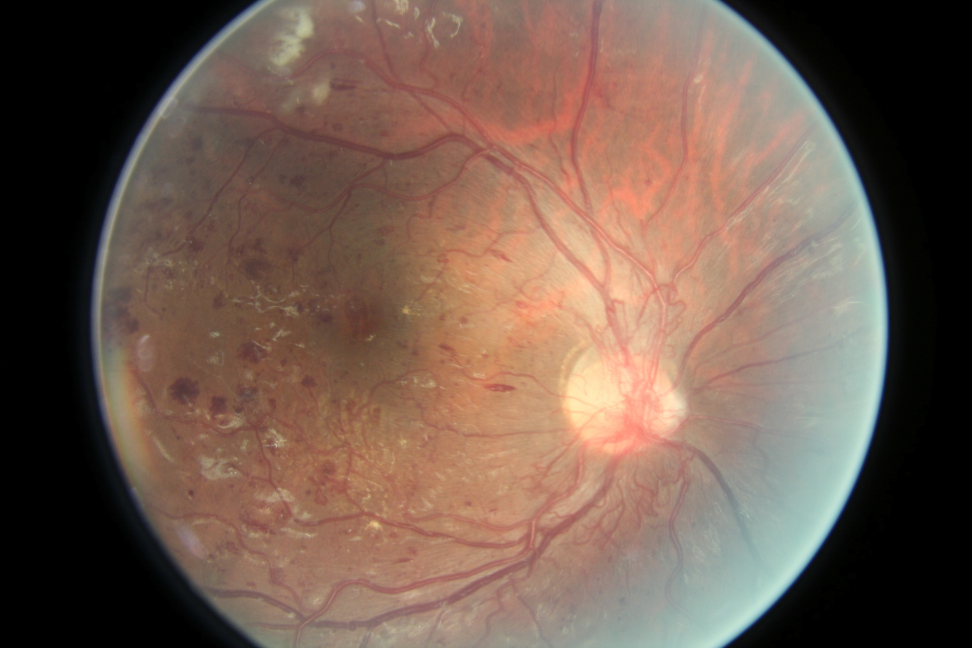
%> input picture 16_left.jpeg, 3888 x 2592 px (shown at 1/4 size)
$ octave Extraction_of_Hemorhhages_feature2.m   (GNU Octave 9; MATLAB toolbox functions it lacks are replaced by stand-ins)
%> lines starting %> are read from the running program, lines starting %| are printed output that depends on the picture; in (x1, y1, x2, y2) boxes, pixels count from 0 and x2, y2 are one past the last pixel; in counts of white or black regions, pixels touching at a corner belong together; the program's own positions count from 1
% Hemmorhages
I = imread('C:\Users\SHRUTI\Desktop\Project\diabetic-retinopathy-master\Image processing\16_left.jpeg');
greenC = I(:,:,2);
comp = imcomplement(greenC);
histe = adapthisteq(comp);
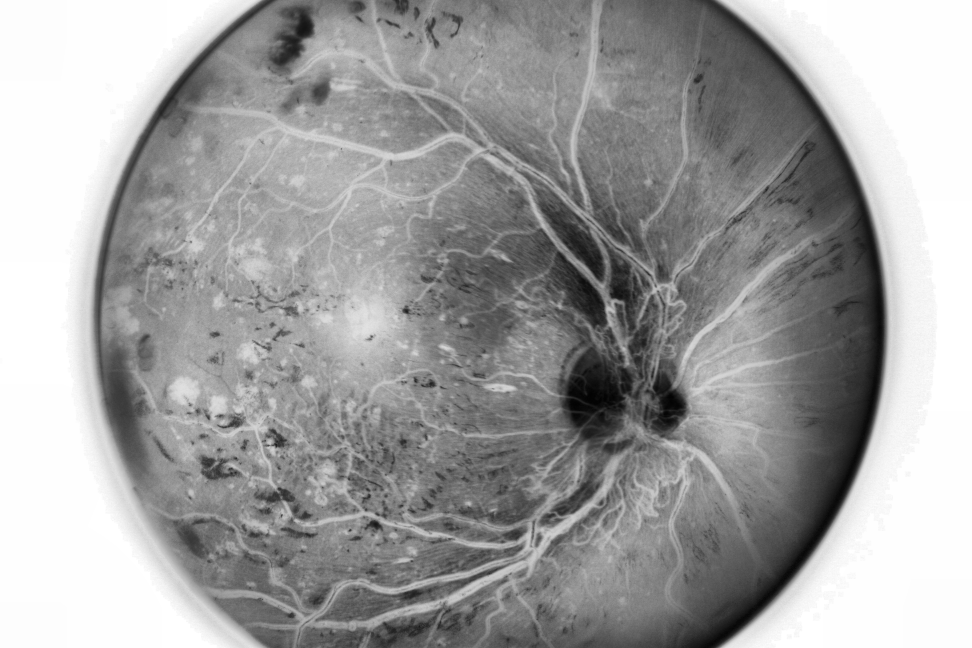
%> histe: size 2592x3888 uint8 (shown at 1/4 size); min 0, max 255, mean 160
adjustImage = imadjust(histe,[],[],6);
comp = imcomplement(adjustImage);
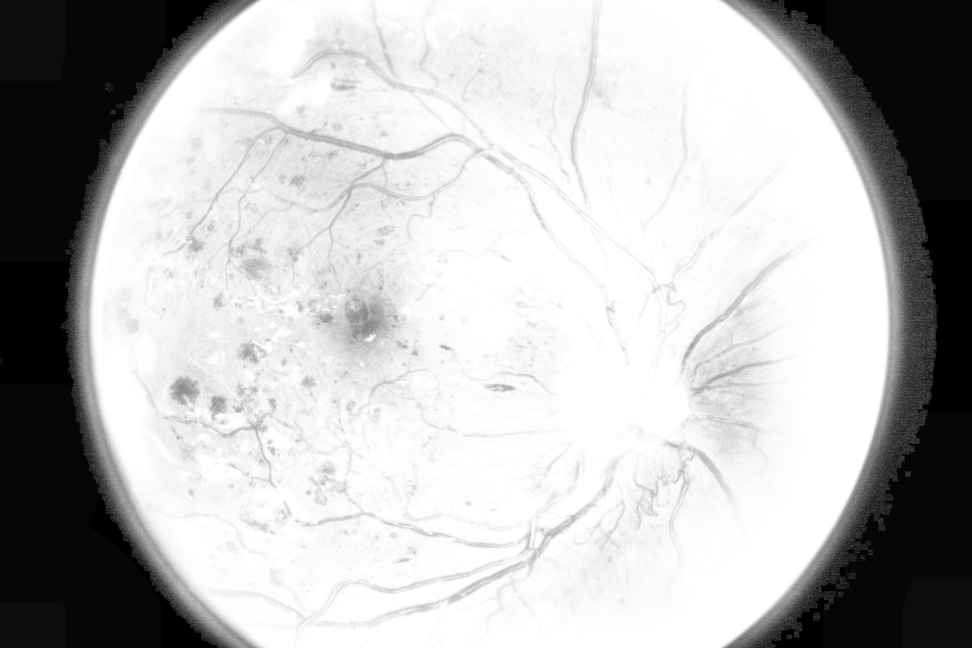
%> comp: size 2592x3888 uint8 (shown at 1/4 size); min 0, max 255, mean 185.1
J = imadjust(comp,[],[],4);
J = imcomplement(J);
J = imadjust(J,[],[],9);
J = im2bw(J,0.2);
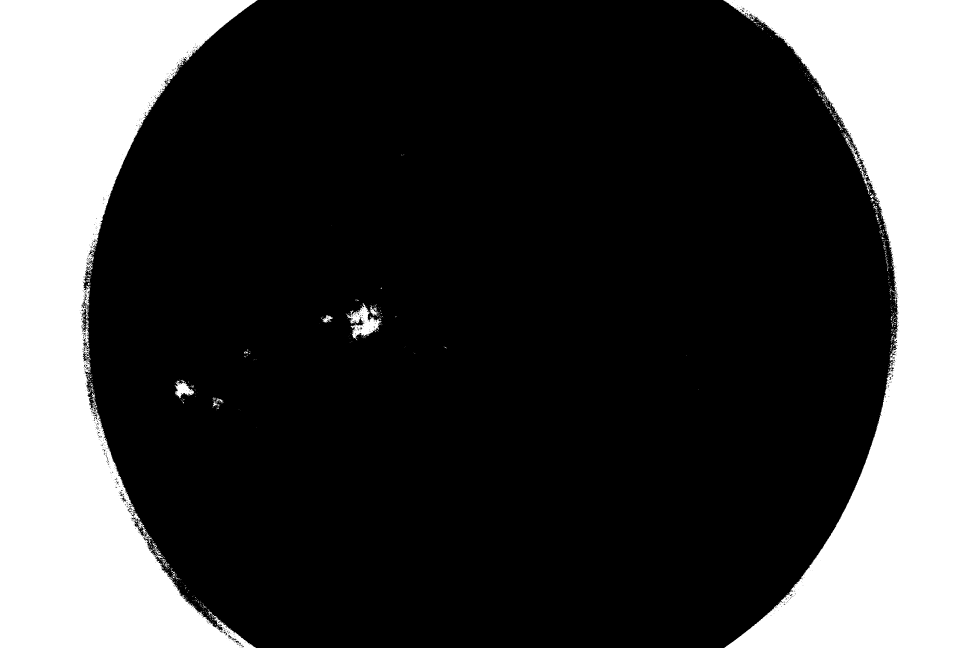
%> J: size 2592x3888 logical (shown at 1/4 size); 27.2% white; 1028 white regions (935 under 20 px), largest, box (x1, y1, x2, y2) and area: (0, 0, 1031, 2592) 1405908, (2892, 0, 3888, 2592) 1318851, (1384, 1212, 1526, 1361) 7889
BW2 = bwareaopen(J, 7000);
wname = 'sym4';
[CA,CH,CV,CD] = dwt2(BW2,wname,'mode','per');
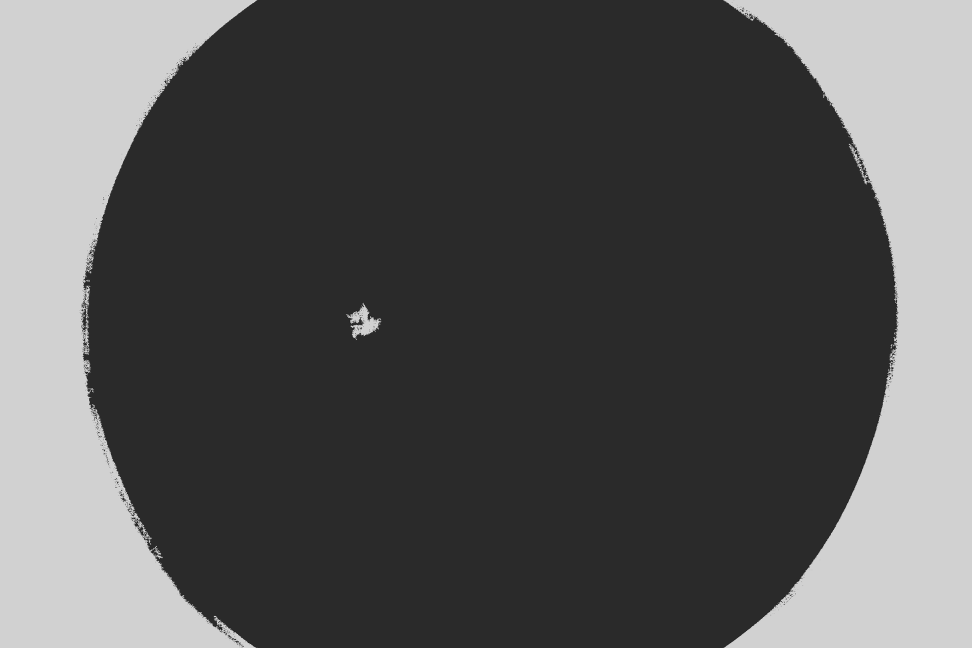
%> CA: size 1296x1944 double (shown at 1/2 size); min -0.506, max 2.55, mean 0.542; drawn with min black and max white
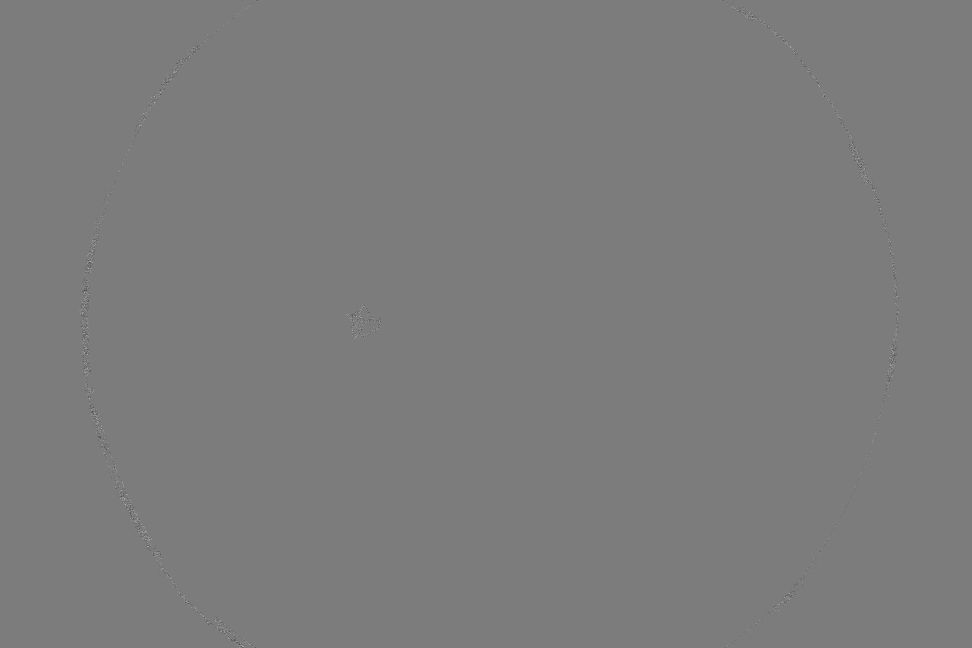
%> CH: size 1296x1944 double (shown at 1/2 size); min -1.36, max 1.43, mean -3.37e-05; drawn with min black and max white
figure,imshow(CA),title('first image');
[lab num] = bwlabeln(CA, 8);
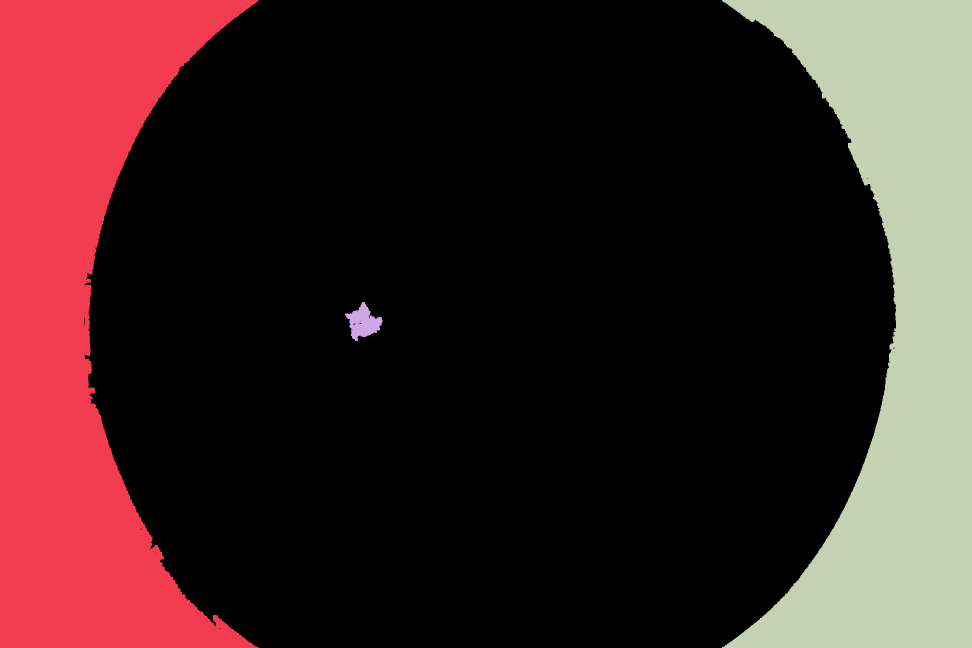
%> lab: size 1296x1944 double (shown at 1/2 size); 4 distinct labels, from 0 to 3; one colour per label, 0 black
%> num = 3
imtool(lab)
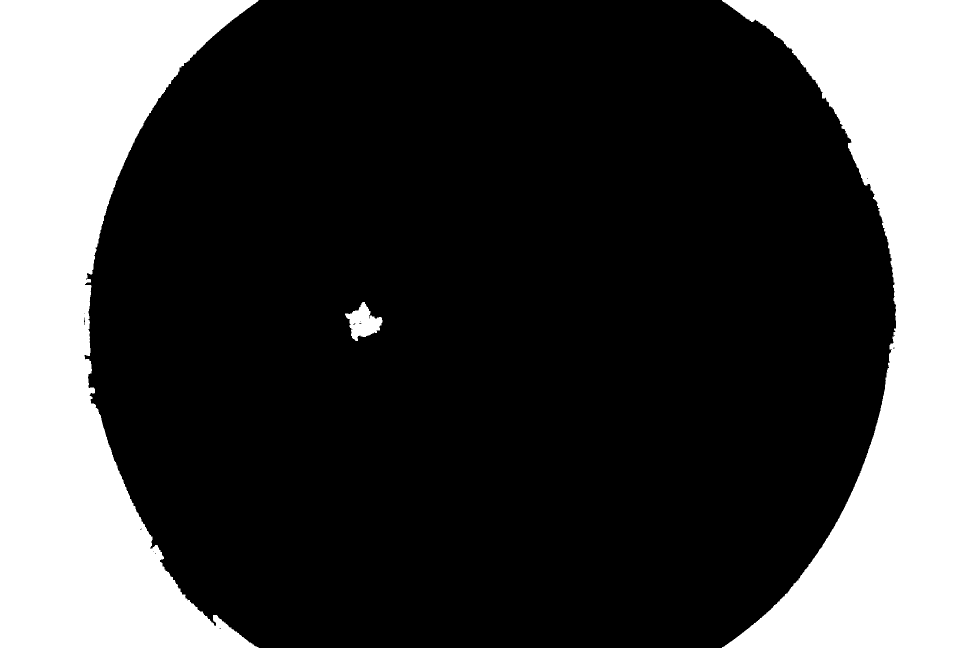
%> displayed picture: size 1296x1944, on the screen's scale of 0 to 255 (shown at 1/2 size); 27.7% white; 3 white regions, box (x1, y1, x2, y2) and area: (0, 0, 517, 1296) 358857, (1444, 0, 1944, 1296) 335324, (690, 604, 765, 682) 3050
% % disp ('Area of Hemmorhages');
% areaa = bwarea(CA);
% disp(areaa);

b = bwboundaries(CA);
%> b = 15 boundaries; largest, box (x1, y1, x2, y2) and points: (0, 0, 517, 1296) 4023, (1444, 0, 1944, 1296) 3859, (690, 604, 765, 682) 282, (168, 635, 170, 650) 29, (706, 647, 711, 649) 9
% axes(handles.axes5);
%> (the run ends here)

$ run again, with 21.jpg copied over 16_left.jpeg
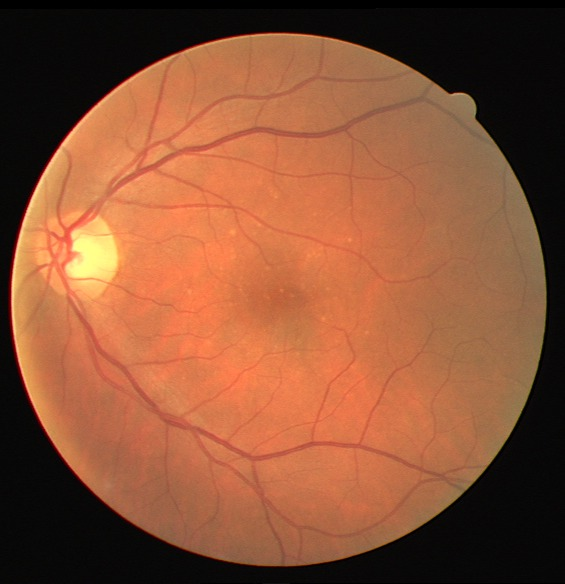
%> input picture 21.jpg, 565 x 584 px
%> I is the input picture: size 584x565x3 uint8; mean R, G, B 138.7, 82.8, 54.5
%> `J = im2bw(J,0.2);`:
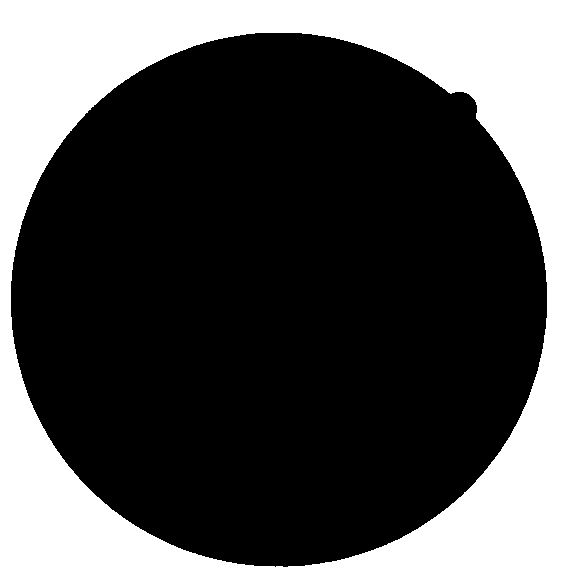
%> J: size 584x565 logical; 31.7% white; 1 white region, box (x1, y1, x2, y2) and area: (0, 0, 565, 584) 104627
%> lab: size 292x283 double; values 0 (black) and 1 (white), 34.1% white; 1 white region, box (x1, y1, x2, y2) and area: (0, 0, 283, 292) 28167
%> num = 1
%> b = 2 boundaries; box (x1, y1, x2, y2) and points: (0, 0, 283, 292) 1147, (7, 18, 272, 281) 752
%> `I = imresize(I,[500 752]);`:
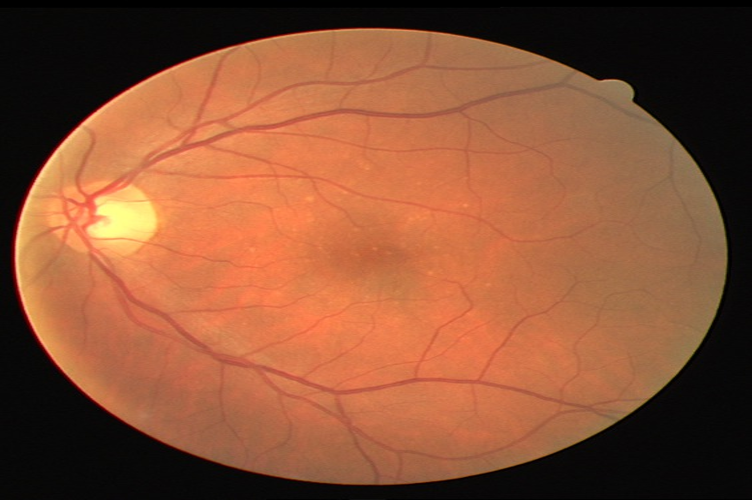
%> I: size 500x752x3 uint8; mean R, G, B 138.7, 82.8, 54.5
